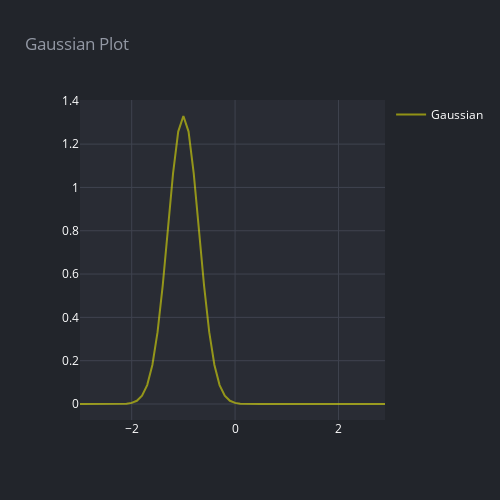

The cell this chart's notebook holds for it:
### Code cell
x = np.arange(-3,3,0.1)
np.exp(x)

mu = -1
sig = 0.3

p = scatter(
    x, 
    gaussian(x, mu, sig),
    'Gaussian', 
    mode='lines',
    color='yellow')
render(go.Figure(data=[p]), title='Gaussian Plot')

### Figure 1 — Plotly figure (JSON) as saved in the notebook; plotly's stock layout.template omitted (floating-point values rounded to 4 significant figures)
{"data": [{"marker": {"color": "yellow", "size": 3}, "mode": "lines", "name": "Gaussian", "opacity": 0.5, "type": "scatter", "x": [-3, -2.9, -2.8, -2.7, -2.6, -2.5, -2.4, -2.3, -2.2, -2.1, -2.0, -1.9, -1.8, -1.7, -1.6, -1.5, -1.4, -1.3, -1.2, -1.1, -1.0, -0.9, -0.8, -0.7, -0.6, -0.5, -0.4, -0.3, -0.2, -0.1, 2.665e-15, 0.1, 0.2, 0.3, 0.4, 0.5, 0.6, 0.7, 0.8, 0.9, 1.0, 1.1, 1.2, 1.3, 1.4, 1.5, 1.6, 1.7, 1.8, 1.9, 2.0, 2.1, 2.2, 2.3, 2.4, 2.5, 2.6, 2.7, 2.8, 2.9], "y": [2.97e-10, 2.593e-09, 2.025e-08, 1.416e-07, 8.854e-07, 4.956e-06, 2.482e-05, 0.0001112, 0.0004461, 0.001601, 0.005141, 0.01477, 0.03799, 0.08741, 0.18, 0.3316, 0.5467, 0.8066, 1.065, 1.258, 1.33, 1.258, 1.065, 0.8066, 0.5467, 0.3316, 0.18, 0.08741, 0.03799, 0.01477, 0.005141, 0.001601, 0.0004461, 0.0001112, 2.482e-05, 4.956e-06, 8.854e-07, 1.416e-07, 2.025e-08, 2.593e-09, 2.97e-10, 3.045e-11, 2.793e-12, 2.293e-13, 1.684e-14, 1.107e-15, 6.511e-17, 3.427e-18, 1.614e-19, 6.801e-21, 2.565e-22, 8.655e-24, 2.614e-25, 7.063e-27, 1.708e-28, 3.695e-30, 7.155e-32, 1.24e-33, 1.922e-35, 2.666e-37]}], "layout": {"height": 500, "legend": {"font": {"color": "#ffffff"}}, "paper_bgcolor": "#22252B", "plot_bgcolor": "#292C34", "showlegend": true, "title": {"font": {"color": "#9398A4"}, "text": "Gaussian Plot"}, "width": 500, "xaxis": {"gridcolor": "#3F434F", "tickfont": {"color": "#ffffff"}, "title": {"font": {"color": "#ffffff"}}, "zeroline": false}, "yaxis": {"gridcolor": "#3F434F", "tickfont": {"color": "#ffffff"}, "title": {"font": {"color": "#ffffff"}}, "zeroline": false}}}
